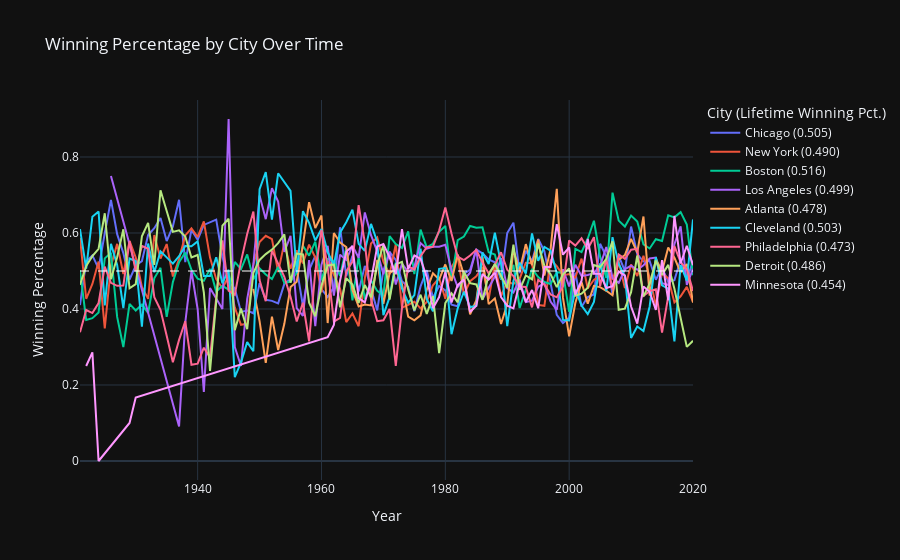

Notebook source saved alongside this figure:
### Markdown cell above
## Visualizing Multiple Cities Together

### Code cell
def temp(df):
    return "".join([row.team_name + ": " + str(row.win_pct)[:5] + "<br>" for i, row in df.iterrows()])
temp_df = df.query('year > 1920').groupby(["year", "area"]).win_pct.mean().reset_index()
temp_df = temp_df.merge(df.groupby(["year", "area"]).apply(temp).reset_index(), on=["year", "area"]).rename(columns={0: "teams"})
cities = ["Chicago", "New York", "Boston", "Los Angeles", "Atlanta", "Cleveland", "Philadelphia", "Detroit", "Minnesota"]
fig = go.Figure()
for city in cities:
    temp = temp_df.query(f"area == '{city}'")
    win_pct = str(temp.win_pct.mean())[:5]
    print(city, win_pct)
    fig.add_trace(
        go.Scatter(x=temp.year.tolist(), 
        y=temp.win_pct.tolist(),
        text=temp.teams.tolist(),
        mode="lines",
        hovertemplate =
        '<br><b>Year</b>: %{x}<br>'+
        '<b>Winning Pct.</b>: %{y:.2f}<br>'+
        '%{text}' +
        '<extra></extra>',
        name=city + f" ({win_pct})"))
fig.add_hline(y=.5, line_width=1, line_dash="dash", line_color="white")
fig.update_layout(
    title= "Winning Percentage by City Over Time",
    xaxis_title="Year",
    yaxis_title="Winning Percentage",
    legend_title_text="City (Lifetime Winning Pct.)"
)
fig.write_html(os.path.join(output_dir,"city_avg.html"))
fig.show()
